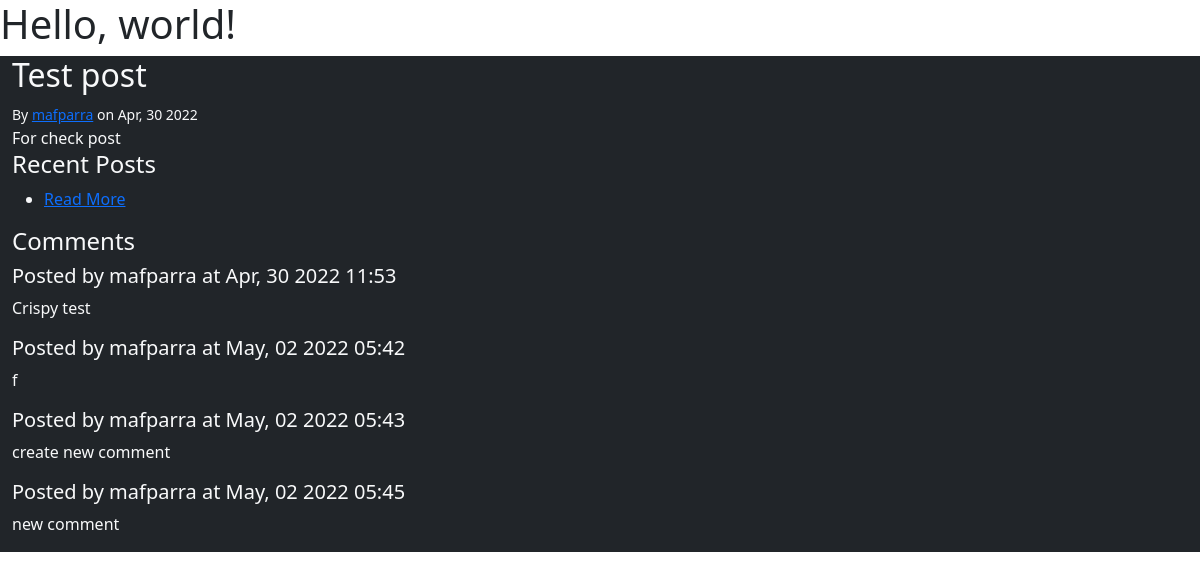
Screenshot of /post/test-post/ with the database file from the repository.
### blog/models.py (models this page shows, shortened)
class Post(models.Model):
    author = models.ForeignKey(settings.AUTH_USER_MODEL, on_delete=models.PROTECT)
    created_at = models.DateTimeField(auto_now_add=True)
    modified_at = models.DateTimeField(auto_now=True)
    published_at = models.DateTimeField(blank=True, null=True)
    title = models.TextField(max_length=100)
    slug = models.SlugField()
    summary = models.TextField(max_length=500)
    content = models.TextField()
    tags = models.ManyToManyField(Tag, related_name="posts")
    comments = GenericRelation(Comment)

class Comment(models.Model):
    creator = models.ForeignKey(settings.AUTH_USER_MODEL, on_delete=models.CASCADE)
    content = models.TextField()
    content_type = models.ForeignKey(ContentType, on_delete=models.CASCADE)
    object_id = models.PositiveIntegerField()
    content_object = GenericForeignKey("content_type", "object_id")
    created_at = models.DateTimeField(auto_now_add=True)
    modified_at = models.DateTimeField(auto_now=True)

### blog/views.py (the view)
# urls.py: path("post/<slug>/", blog.views.post_detail, name="blog-post-detail"),
def post_detail(request, slug):
    post = get_object_or_404(Post, slug=slug)
    if request.user.is_active:
        if request.method == "POST":
            comment_form = CommentForm(request.POST)
            if comment_form.is_valid():
                comment = comment_form.save(commit=False)
                comment.content_object = post
                comment.creator = request.user
                comment.save()
                logger.info("Created comment on Post %d for user %s", post.pk,request.user)
                return redirect(request.path_info)
        else:
            comment_form = CommentForm()
    else:
        comment_form = None
    return render(
        request, "blog/post-detail.html", {"post": post, "comment_form": comment_form}
    )

### blog/templatetags/blog_extras.py (called while the page is built)
@register.filter
def author_details(author, current_user=None):
    if not isinstance(author, user_model):
        return ""
    if author == current_user:
        return format_html("<strong>me</strong>")
    if author.first_name and author.last_name:
        name = f"{author.first_name} {author.last_name}"
    else:
        name = f"{author.username}"
    if author.email:
        prefix = format_html('<a href="mailto:{}">', author.email)
        suffix = format_html("</a>")
    else:
        prefix = ""
        suffix = ""
    return format_html('{}{}{}', prefix, name, suffix)

@register.simple_tag
def row(extra_classes=""):
    return format_html('<div class="row">', extra_classes)

@register.simple_tag
def endrow():
    return format_html("</div>")

@register.simple_tag
def col(extra_classes=""):
    return format_html('<div class="col {}">', extra_classes)

@register.simple_tag
def endcol():
    return format_html("</div>")

@register.inclusion_tag("blog/post-list.html")
def recent_posts(post):
    posts = Post.objects.exclude(pk=post.pk)[:5]
    return {"title": "Recent Posts", "posts": posts}

### templates/blog/post-detail.html (shortened to what this page needs)
<!DOCTYPE html>
<html lang="en">
<head>
{% extends "base.html" %}
{% load blog_extras %}
{% block content %}
<h2>{{ post.title }}</h2>
    {% row %}
        <div class="col">
            {% include "blog/post-byline.html" %}
        </div>
    {% endrow %}
    {% row %}
        <div class="col">
            {{ post.content|safe }}
        </div>
    {% endrow %}
    {% row %}
        {% col %}
            {% recent_posts post %}
            {% include "blog/post-comments.html" %}
        {% endcol %}
    {% endrow %}
{% endblock %}

### templates/blog/post-byline.html
{% load blog_extras %}
<small>By {{ post.author|author_details:request.user }} on {{ post.published_at|date:"M, d Y" }}</small>

### templates/blog/post-list.html
<h4>{{ title }}</h4>
<ul>
{% for post in posts %}
    <li><a href="{% url "blog-post-detail" post.slug %}">Read More</a></li>
{% endfor %}
</ul>

### templates/blog/post-comments.html (shortened to what this page needs)
{% load blog_extras %}
{% load blog_extras crispy_forms_tags %}
<h4>Comments</h4>
{% for comment in post.comments.all %}
{% row "border-top pt-2" %}
    {% col %}
        <h5>Posted by {{ comment.creator }} at {{ comment.created_at|date:"M, d Y h:i" }}</h5>
    {% endcol %}
{% endrow %}
{% row "border-bottom" %}
    {% col %}
        <p>{{ comment.content }}</p>
    {% endcol %}
{% endrow %}
{% empty %}
    {% row "border-top border-bottom" %}
        {% col %}
            <p>No comments.</p>
        {% endcol %}
    {% endrow %}
{% endfor %}

### rows the page displays
Post: title "Test post", author|author_details "mafparra", published_at "Apr, 30 2022", content "For check post"
Comment: creator "mafparra", created_at "Apr, 30 2022 11:53", content "Crispy test"
Comment: creator "mafparra", created_at "May, 02 2022 05:42", content "f"
Comment: creator "mafparra", created_at "May, 02 2022 05:43", content "create new comment"
Comment: creator "mafparra", created_at "May, 02 2022 05:45", content "new comment"

### other values shown
{{ title }} "Recent Posts"
